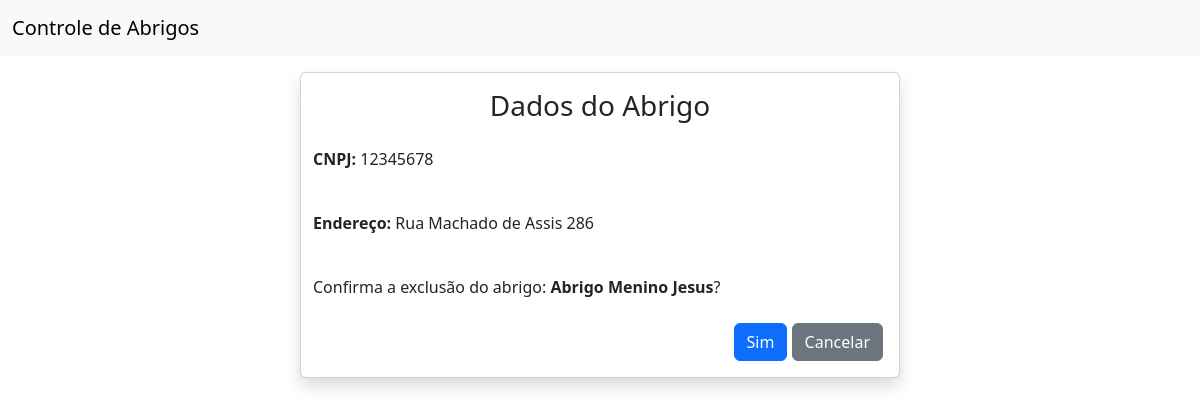
/1/abrigo/apagar/, run on the app's committed database.
### abrigo/models.py (models this page shows)
class Abrigo(models.Model):
    nome = models.CharField(max_length=255, verbose_name="Nome", default='Exemplo de nome')
    cnpj = models.CharField(max_length=18, unique=True, verbose_name="CNPJ")
    endereco = models.CharField(max_length=255, verbose_name="Endereço")
    class Meta:
        verbose_name = 'Abrigo'
        verbose_name_plural = 'Abrigos'
    def __str__(self):
        return self.nome

### abrigo/views.py (the view)
# urls.py: path('<int:pk>/abrigo/apagar/', AbrigoDeleteView.as_view(), name='abrigo_apagar'),
class AbrigoDeleteView(SuccessMessageMixin, DeleteView):
    model = Abrigo
    template_name = 'abrigo_apagar.html'
    success_url = reverse_lazy('abrigos')
    success_message = 'Abrigo deletado com sucesso'

### abrigo/templates/abrigo_apagar.html (shortened to what this page needs)
{% extends 'inicial.html' %}
{% load django_bootstrap5 %}
{% block content %}
    <div class="card shadow m-3 col-md-6 mx-auto">
        <div class="card-body">
            <div class="row">
                <h3 class="text-center">Dados do Abrigo</h3>
                <p class="p-2 mt-2"><strong>CNPJ: </strong>{{ object.cnpj }}</p>
                <p class="p-2 mt-2"><strong>Endereço: </strong>{{ object.endereco }}</p>
                <p class="p-2 mt-2">Confirma a exclusão do abrigo: <strong>{{ object }}</strong>?</p>
                <form method="POST" enctype="multipart/form-data">
                    <div class="text-end">
                        {% bootstrap_button button_type="submit" content="Sim" %}
                        <a href="{% url 'abrigos' %}" class="btn btn-secondary text-white" type="button">
                            <span class="text">Cancelar</span>
                        </a>
                    </div>
                </form>
            </div>
        </div>
    </div>
{% endblock %}

### data on the page
Abrigo: cnpj "12345678", endereco "Rua Machado de Assis 286", nome "Abrigo Menino Jesus"
